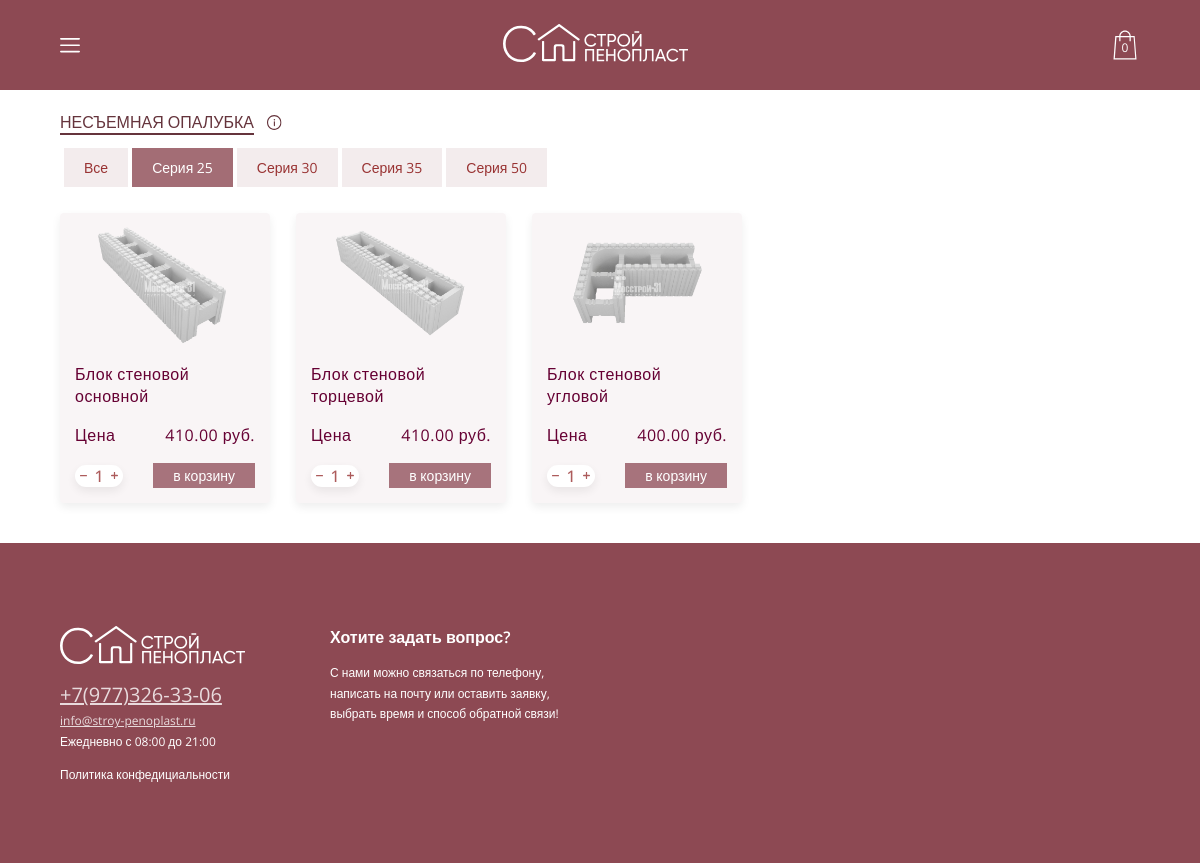
The page /shop/opalubka/25 on the database as committed earlier.
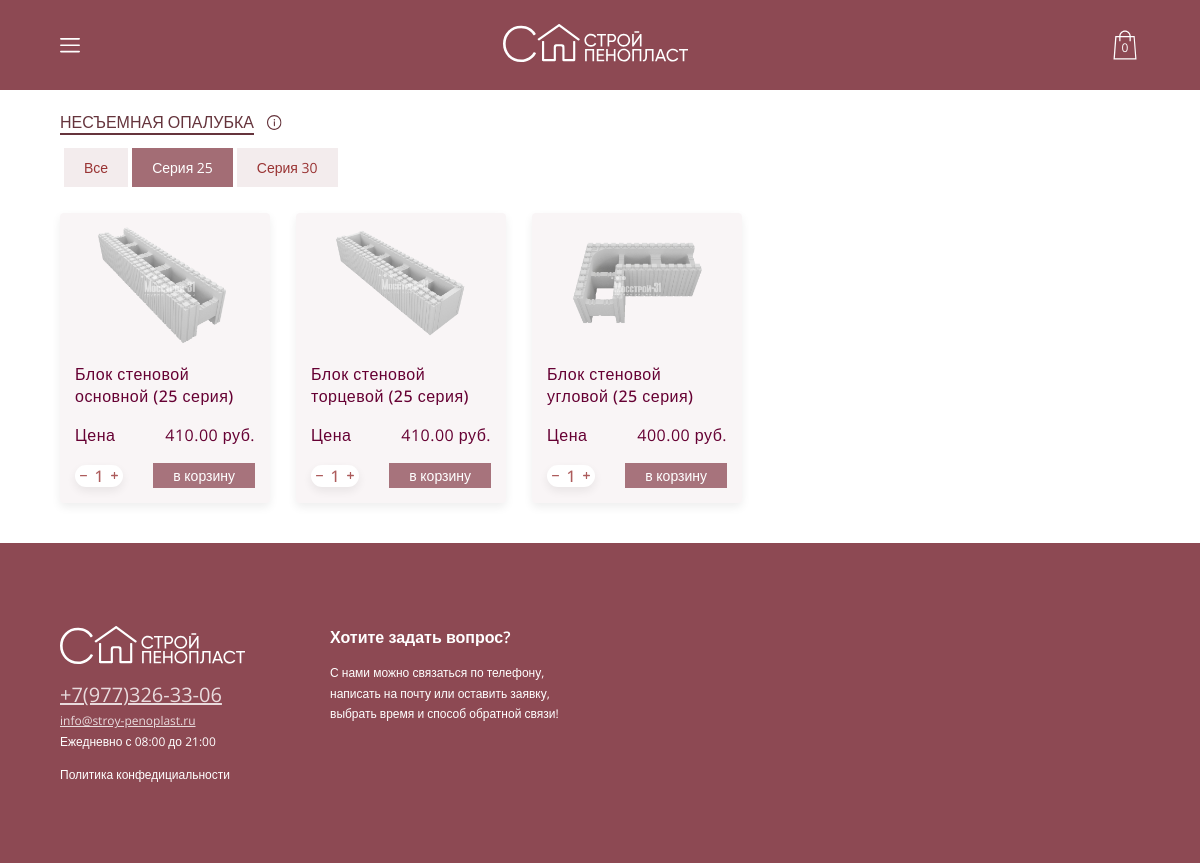
The same page on the database as committed later.
### shop/models.py (models this page shows, shortened)
class ApplicationName(models.Model):
    application_name = models.CharField(max_length=200)
    def __str__(self) -> str:
        return f"{self.application_name}"

class Products(models.Model):
    product_type = models.ForeignKey(ProductTypes, on_delete=models.PROTECT)
    application = models.ForeignKey(ApplicationName, on_delete=models.PROTECT)
    product_name = models.CharField(max_length=200)
    image = models.CharField(max_length=200, blank=True)
    price = models.DecimalField(max_digits=10, decimal_places=2)
    unit = models.CharField(max_length=200, blank=True)
    character1 = models.CharField(max_length=200, blank=True)
    character2 = models.CharField(max_length=200, blank=True)
    character3 = models.CharField(max_length=200, blank=True)
    character4 = models.CharField(max_length=200, blank=True)
    description = models.TextField(blank=True)

### shop/views.py (the view)
# urls.py: path('opalubka/25', views.shop_opalubka_25, name='shop'),
def shop_opalubka_25(request):
    return shop_view_application(request, 2, 9, 'Серия 25', 'НЕСЪЕМНАЯ ОПАЛУБКА')

### functions/load_cart_info.py (called while the page is built, shortened)
def mobile_cart(request):
    cart_info = request.COOKIES.get('cart_info', 'default')
    carts = get_list_or_404(Carts)
    cart_empty = True
    items = []
    total_price = 0
    total_amount = 0
    for cart in carts:
        if cart.user_id == cart_info and cart_info != 'default':
            total_price += int(cart.cart_product.price) * int(cart.amount)
            total_amount += int(cart.amount)
            cart_empty = False
            items.append({
                'product_name': cart.cart_product.product_name,
                'image': cart.cart_product.image,
                'price' : cart.cart_product.price,
                'amount': cart.amount,
                'id': cart.cart_product.id
            })
    if cart_empty:
        context = {
            'cart_empty': True,
            'amount': 0,
            'price': 0
        }
        return (context, 'default')

### shop/templates/shop.html (shortened to what this page needs)
{% load static %}
<!DOCTYPE html>
<html lang="en">
<head>
    <link rel="stylesheet" href="{% static 'shop.css' %}">
</head>
<body>
    {% include 'header.html' %}
    {% include 'footer.html' %}
    {% include 'shop_content.html' %}
</body>
</html>

### shop/templates/shop_content.html (shortened to what this page needs)
{% block content %}
{% load static %}
<div class="content">
    <div class="shop_title">
        <h1>{{ product_type }}</h1>
        <img src="{% static 'images/shop/info.svg' %}" alt="">
    </div>
    {% if menu %}
    <div class="shop_filter">
        {% for item in menu %}
            <a href="{{item.link}}"><div class="shop_filter-item {% if item.active %}item-active{% endif %}">{{ item.name }}</div></a>
        {% endfor %}
    </div>
    {% endif %}
    <div class="shop_body">
        {% for product in kek %}
        <div class="shop_body-item" data-name="{{product.product_name}}" style="cursor: pointer;">
            <div class="shop_body-item_img" style="background-image: url({% static product.image %})"></div>
            <div class="shop_body-item_content">
                <h1 class="shop_body-item_name">{{product.product_name}}</h1>
                <div class="shop_body-item_price-block">
                    <h1 class="shop_body-item_price-title">Цена</h1>
                    <h1 class="shop_body-item_price">{{ product.price }} руб.</h1>
                </div>
                <div class="shop_body-item_btns">
                    <div class="shop_body-item_amount">
                        <div class="item_minus" id="shop_item-minus{{forloop.counter}}"></div>
                        <img src="{% static 'images/shop/minus.svg' %}">
                        <p class="shop_body-item_amount-amount" id="shop_item-count{{forloop.counter}}">1</p>
                        <img src="{% static 'images/shop/plus.svg' %}" alt="">
                        <div class="item_plus" id="shop_item-plus{{forloop.counter}}" ></div>
                    </div>
                    <div class="shop_body-item_tocart"  id="shop_item-btn{{forloop.counter}}" data-product="{{ product.id }}">
                        в корзину
                    </div>
                </div>
            </div>
        </div>
        {% endfor %}
    </div>
</div>
{% endblock %}

Rows that differ between the two databases and show on the page:
no longer on this page (row unchanged): ApplicationName: name "Серия 35"
no longer on this page (row unchanged): ApplicationName: name "Серия 50"
changed Products: product_name "Блок стеновой основной" → "Блок стеновой основной (25 серия)"
changed Products: product_name "Блок стеновой торцевой" → "Блок стеновой торцевой (25 серия)"
changed Products: product_name "Блок стеновой угловой" → "Блок стеновой угловой (25 серия)"
